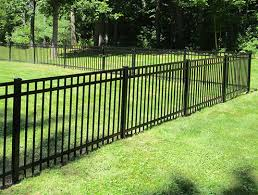
//> input picture LoGAndHoughTransformationApp/fence.jpg, 258 x 195 px
$ ./LoGAndHoughTransformationApp   (built with g++ and OpenCV 4)
//> lines starting //> are read from the running program, lines starting //| are printed output that depends on the picture
### LoGAndHoughTransformationApp/pch.h
// Tips for Getting Started:
//   1. Use the Solution Explorer window to add/manage files
//   2. Use the Team Explorer window to connect to source control
//   3. Use the Output window to see build output and other messages
//   4. Use the Error List window to view errors
//   5. Go to Project > Add New Item to create new code files, or Project > Add Existing Item to add existing code files to the project
//   6. In the future, to open this project again, go to File > Open > Project and select the .sln file

#ifndef PCH_H
#define PCH_H

// TODO: add headers that you want to pre-compile here

#endif //PCH_H

### LoGAndHoughTransformationApp/LoGAndHoughTransformationApp.cpp
// LoGAndHoughTransformationApp.cpp : This file contains the 'main' function. Program execution begins and ends there.
//
// Hough Transform was following the implementation of Bruno Keymolen at: http://www.keymolen.com/2013/05/hough-transformation-c-implementation.html
// Implementation was modified to accomodate UI and data structure of this program

#include "pch.h"
#include <iostream>
#include <math.h>
#include <opencv2/core.hpp>
#include <opencv2/imgcodecs.hpp>
#include <opencv2/imgproc.hpp>
#include <opencv2/highgui.hpp>

using namespace std;
using namespace cv;

// Window settings
const int WINDOW_WIDTH = 800;
const int WINDOW_HEIGHT = 600;
const string WINDOW_NAME = "LoG And Hough Transformation App";

// Trackbar settings
const string TRACKBAR_NAME = "Sigma";
const int trackbar_slider_max = 50;
int trackbar_slider;
float sigmaValue;
int operatorSize;

// Button settings
const string LOG_BUTTON_NAME = "LoG";
const string HOUGH_BUTTON_NAME = "Hough";

// Image Matrices
Mat initialImage;
Mat houghInitialImage;
Mat modifiedImage;
Mat finalImage;
Mat houghAccumulator;
Mat combinedImage;

Mat filter;

// Hough Button settings
bool edgeDetectedImage = false;
const float pi = 3.1415926535897;
const float DEG2RAD = pi / 180.0f;
// Threshold for hough line drawing
const int THRESHOLD = 190;

static void on_trackbar(int, void*);
void on_log_button_press(int, void*);
void on_hough_button_press(int, void*);
int LinearInterpolation(float x, float x0, float y0, float x1, float y1);
float GetValue(Mat* m, int x, int y);
bool ZeroCrossing(Mat* m, int x, int y);

// Creates a UI for performing LoG and Hough Transforms
int main()
{
	// Initial trackbar value
	trackbar_slider = trackbar_slider_max / 2;

	// Defines where the image file is located
	//string imageLocation = "crackingacoldone.jpg";
	string imageLocation = "fence.jpg";

	// Reads in the initial image
	initialImage = imread(samples::findFile(imageLocation), IMREAD_GRAYSCALE);
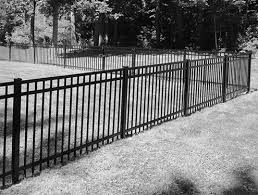
//> initialImage: 195 rows x 258 cols, CV_8UC1; min 0, max 255, mean 118.1

	if (initialImage.empty()) {
		cout << "Could not open or find the image" << endl;
		return -1;
	}

	// Initializes the final image as a copy of the initial image
	initialImage.copyTo(finalImage);

	// Concatenates the initial and final images together
	hconcat(initialImage, finalImage, combinedImage);
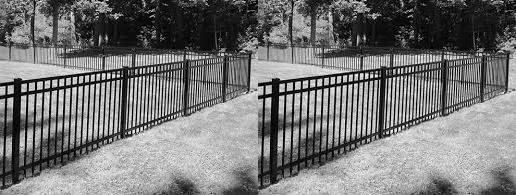
//> combinedImage: 195 rows x 516 cols, CV_8UC1; min 0, max 255, mean 118.1

	// Initializes the UI elements and shows the concatenated image
	namedWindow(WINDOW_NAME, WINDOW_NORMAL);
	resizeWindow(WINDOW_NAME, WINDOW_WIDTH, WINDOW_HEIGHT);
	createTrackbar(TRACKBAR_NAME, WINDOW_NAME, &trackbar_slider, trackbar_slider_max, on_trackbar);
	createButton(LOG_BUTTON_NAME, on_log_button_press);
	createButton(HOUGH_BUTTON_NAME, on_hough_button_press);
	imshow(WINDOW_NAME, combinedImage);

	on_trackbar(trackbar_slider, 0);

	waitKey(0);
}

// Takes the trackbar value and uses it to calculate the operator size of the filter
static void on_trackbar(int, void*) {
	sigmaValue = (float)trackbar_slider / 10;
	sigmaValue = max(0.1f, sigmaValue);

	// Linearly interpolates the operator size based on the sigma value
	if (sigmaValue > 4.0f) {
		operatorSize = LinearInterpolation(sigmaValue, 4.0f, 25, 5.0f, 31);
	}
	else if (sigmaValue > 3.0f) {
		operatorSize = LinearInterpolation(sigmaValue, 3.0f, 21, 4.0f, 25);
	}
	else if (sigmaValue > 2.0f) {
		operatorSize = LinearInterpolation(sigmaValue, 2.0f, 15, 3.0f, 21);
	}
	else if (sigmaValue > 1.0f) {
		operatorSize = LinearInterpolation(sigmaValue, 1.0f, 7, 2.0f, 15);
	}
	else {
		operatorSize = LinearInterpolation(sigmaValue, 0.1f, 3, 1.0f, 7);
	}
}

// Performs LoG calculations on the initial image and outputs the edge detected image
// [189 lines left out: functions on_log_button_press, on_hough_button_press, not called in this run]

// Performs performs linear interpolation between two points with values attributed to the points
int LinearInterpolation(float x, float x0, float y0, float x1, float y1) {
	int y;

	y = y0 + (x - x0) * ((y1 - y0) / (x1 - x0));

	return y;
}

// Returns a value from an input matrix
// [58 lines left out: functions GetValue, ZeroCrossing, not called in this run]
